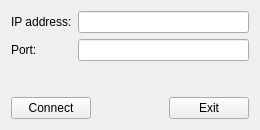
<?xml version="1.0" encoding="UTF-8"?>
<ui version="4.0">
 <class>ConnectForm</class>
 <widget class="QWidget" name="ConnectForm">
  <property name="geometry">
   <rect>
    <x>0</x>
    <y>0</y>
    <width>260</width>
    <height>130</height>
   </rect>
  </property>
  <property name="minimumSize">
   <size>
    <width>260</width>
    <height>130</height>
   </size>
  </property>
  <property name="windowTitle">
   <string>Form</string>
  </property>
  <layout class="QVBoxLayout" name="verticalLayout_2">
   <item>
    <layout class="QVBoxLayout" name="verticalLayout" stretch="0,1,0">
     <item>
      <layout class="QFormLayout" name="formLayout">
       <item row="0" column="1">
        <widget class="QLineEdit" name="ipLineEdit"/>
       </item>
       <item row="0" column="0">
        <widget class="QLabel" name="label">
         <property name="text">
          <string>IP address:</string>
         </property>
        </widget>
       </item>
       <item row="1" column="1">
        <widget class="QLineEdit" name="portLineEdit"/>
       </item>
       <item row="1" column="0">
        <widget class="QLabel" name="label_2">
         <property name="text">
          <string>Port:</string>
         </property>
        </widget>
       </item>
      </layout>
     </item>
     <item>
      <spacer name="verticalSpacer">
       <property name="orientation">
        <enum>Qt::Vertical</enum>
       </property>
       <property name="sizeHint" stdset="0">
        <size>
         <width>20</width>
         <height>40</height>
        </size>
       </property>
      </spacer>
     </item>
     <item>
      <layout class="QHBoxLayout" name="horizontalLayout_3">
       <item>
        <widget class="QPushButton" name="connectButton">
         <property name="text">
          <string>Connect</string>
         </property>
        </widget>
       </item>
       <item>
        <spacer name="horizontalSpacer_2">
         <property name="orientation">
          <enum>Qt::Horizontal</enum>
         </property>
         <property name="sizeHint" stdset="0">
          <size>
           <width>40</width>
           <height>20</height>
          </size>
         </property>
        </spacer>
       </item>
       <item>
        <widget class="QPushButton" name="exitButton">
         <property name="text">
          <string>Exit</string>
         </property>
        </widget>
       </item>
      </layout>
     </item>
    </layout>
   </item>
  </layout>
 </widget>
 <resources/>
 <connections/>
</ui>
